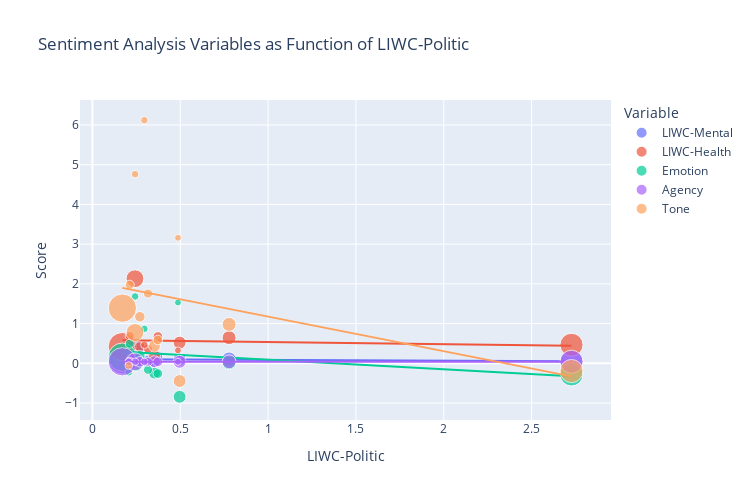

The notebook cell saved with this chart:
### Code cell
# Melt to long format for plotting
melted_df = topic_df.melt(
    id_vars=["LIWC-Politic", "PageRank Score"],
    value_vars=["LIWC-Mental", "LIWC-Health", "Emotion", "Agency", "Tone"],
    var_name="Variable",
    value_name="Value"
)

# Create scatter plot with log-scaled x-axis
fig = px.scatter(
    melted_df,
    x="LIWC-Politic",
    y="Value",
    color="Variable",
    size="PageRank Score",
    trendline="ols",
    labels={
        "LIWC-Politic": "LIWC-Politic",
        "Value": "Score",
        "Variable": "LIWC Variable",
        "PageRank Score": "PageRank Score"
    },
    title="Sentiment Analysis Variables as Function of LIWC-Politic",
    height=600
)

fig.update_layout(legend_title="Variable", height=500, width=750)
filename_trend = RESULTS_PLOT_DIR / 'sentiment' / f"trend_by_politic.png"
fig.write_image(filename)
fig.show()

### Figure 1 — Plotly figure (JSON) as saved in the notebook; plotly's stock layout.template omitted (floating-point values rounded to 4 significant figures)
{"data": [{"hovertemplate": "LIWC Variable=LIWC-Mental<br>LIWC-Politic=%{x}<br>Score=%{y}<br>PageRank Score=%{marker.size}<extra></extra>", "legendgroup": "LIWC-Mental", "marker": {"color": "#636efa", "size": [0.1952, 0.2917, 0.1152, 0.06055, 0.03984, 0.05092, 0.03365, 0.02986, 0.03034, 0.02061, 0.02048, 0.02144, 0.01733, 0.07131], "sizemode": "area", "sizeref": 0.0007291, "symbol": "circle"}, "mode": "markers", "name": "LIWC-Mental", "orientation": "v", "showlegend": true, "type": "scatter", "x": [2.727, 0.1705, 0.2423, 0.4965, 0.2701, 0.3535, 0.3726, 0.2126, 0.3165, 0.2431, 0.2958, 0.207, 0.4871, 0.7781], "xaxis": "x", "y": [0.05248, 0.08844, 0.3392, 0.09673, 0.05218, 0.05077, 0.1805, 0.1043, 0.09524, 0.04349, 0.01515, 0.04896, 0.0599, 0.1089], "yaxis": "y"}, {"hovertemplate": "<b>OLS trendline</b><br>Value = -0.0187977 * LIWC-Politic + 0.10508<br>R<sup>2</sup>=0.023259<br><br>LIWC Variable=LIWC-Mental<br>LIWC-Politic=%{x}<br>Score=%{y} <b>(trend)</b><extra></extra>", "legendgroup": "LIWC-Mental", "marker": {"color": "#636efa", "symbol": "circle"}, "mode": "lines", "name": "LIWC-Mental", "showlegend": false, "type": "scatter", "x": [0.1705, 0.207, 0.2126, 0.2423, 0.2431, 0.2701, 0.2958, 0.3165, 0.3535, 0.3726, 0.4871, 0.4965, 0.7781, 2.727], "xaxis": "x", "y": [0.1019, 0.1012, 0.1011, 0.1005, 0.1005, 0.1, 0.09952, 0.09913, 0.09843, 0.09807, 0.09592, 0.09575, 0.09045, 0.05381], "yaxis": "y"}, {"hovertemplate": "LIWC Variable=LIWC-Health<br>LIWC-Politic=%{x}<br>Score=%{y}<br>PageRank Score=%{marker.size}<extra></extra>", "legendgroup": "LIWC-Health", "marker": {"color": "#EF553B", "size": [0.1952, 0.2917, 0.1152, 0.06055, 0.03984, 0.05092, 0.03365, 0.02986, 0.03034, 0.02061, 0.02048, 0.02144, 0.01733, 0.07131], "sizemode": "area", "sizeref": 0.0007291, "symbol": "circle"}, "mode": "markers", "name": "LIWC-Health", "orientation": "v", "showlegend": true, "type": "scatter", "x": [2.727, 0.1705, 0.2423, 0.4965, 0.2701, 0.3535, 0.3726, 0.2126, 0.3165, 0.2431, 0.2958, 0.207, 0.4871, 0.7781], "xaxis": "x", "y": [0.4654, 0.42, 2.131, 0.5218, 0.4152, 0.1845, 0.6759, 0.6857, 0.3631, 0.2365, 0.4656, 0.3558, 0.3254, 0.6453], "yaxis": "y"}, {"hovertemplate": "<b>OLS trendline</b><br>Value = -0.0548026 * LIWC-Politic + 0.591742<br>R<sup>2</sup>=0.005721<br><br>LIWC Variable=LIWC-Health<br>LIWC-Politic=%{x}<br>Score=%{y} <b>(trend)</b><extra></extra>", "legendgroup": "LIWC-Health", "marker": {"color": "#EF553B", "symbol": "circle"}, "mode": "lines", "name": "LIWC-Health", "showlegend": false, "type": "scatter", "x": [0.1705, 0.207, 0.2126, 0.2423, 0.2431, 0.2701, 0.2958, 0.3165, 0.3535, 0.3726, 0.4871, 0.4965, 0.7781, 2.727], "xaxis": "x", "y": [0.5824, 0.5804, 0.5801, 0.5785, 0.5784, 0.5769, 0.5755, 0.5744, 0.5724, 0.5713, 0.565, 0.5645, 0.5491, 0.4423], "yaxis": "y"}, {"hovertemplate": "LIWC Variable=Emotion<br>LIWC-Politic=%{x}<br>Score=%{y}<br>PageRank Score=%{marker.size}<extra></extra>", "legendgroup": "Emotion", "marker": {"color": "#00cc96", "size": [0.1952, 0.2917, 0.1152, 0.06055, 0.03984, 0.05092, 0.03365, 0.02986, 0.03034, 0.02061, 0.02048, 0.02144, 0.01733, 0.07131], "sizemode": "area", "sizeref": 0.0007291, "symbol": "circle"}, "mode": "markers", "name": "Emotion", "orientation": "v", "showlegend": true, "type": "scatter", "x": [2.727, 0.1705, 0.2423, 0.4965, 0.2701, 0.3535, 0.3726, 0.2126, 0.3165, 0.2431, 0.2958, 0.207, 0.4871, 0.7781], "xaxis": "x", "y": [-0.2803, 0.1548, 0.01479, -0.843, 0.1915, -0.2468, -0.2572, 0.4931, -0.1622, 1.684, 0.867, -0.2257, 1.53, 0.01231], "yaxis": "y"}, {"hovertemplate": "<b>OLS trendline</b><br>Value = -0.242251 * LIWC-Politic + 0.333523<br>R<sup>2</sup>=0.049819<br><br>LIWC Variable=Emotion<br>LIWC-Politic=%{x}<br>Score=%{y} <b>(trend)</b><extra></extra>", "legendgroup": "Emotion", "marker": {"color": "#00cc96", "symbol": "circle"}, "mode": "lines", "name": "Emotion", "showlegend": false, "type": "scatter", "x": [0.1705, 0.207, 0.2126, 0.2423, 0.2431, 0.2701, 0.2958, 0.3165, 0.3535, 0.3726, 0.4871, 0.4965, 0.7781, 2.727], "xaxis": "x", "y": [0.2922, 0.2834, 0.282, 0.2748, 0.2746, 0.2681, 0.2619, 0.2568, 0.2479, 0.2433, 0.2155, 0.2132, 0.145, -0.3272], "yaxis": "y"}, {"hovertemplate": "LIWC Variable=Agency<br>LIWC-Politic=%{x}<br>Score=%{y}<br>PageRank Score=%{marker.size}<extra></extra>", "legendgroup": "Agency", "marker": {"color": "#ab63fa", "size": [0.1952, 0.2917, 0.1152, 0.06055, 0.03984, 0.05092, 0.03365, 0.02986, 0.03034, 0.02061, 0.02048, 0.02144, 0.01733, 0.07131], "sizemode": "area", "sizeref": 0.0007291, "symbol": "circle"}, "mode": "markers", "name": "Agency", "orientation": "v", "showlegend": true, "type": "scatter", "x": [2.727, 0.1705, 0.2423, 0.4965, 0.2701, 0.3535, 0.3726, 0.2126, 0.3165, 0.2431, 0.2958, 0.207, 0.4871, 0.7781], "xaxis": "x", "y": [0.03827, 0.03874, 0.03799, 0.03846, 0.03823, 0.0401, 0.03845, 0.03894, 0.0389, 0.03932, 0.03799, 0.03896, 0.03798, 0.03857], "yaxis": "y"}, {"hovertemplate": "<b>OLS trendline</b><br>Value = -0.000189648 * LIWC-Politic + 0.038732<br>R<sup>2</sup>=0.044666<br><br>LIWC Variable=Agency<br>LIWC-Politic=%{x}<br>Score=%{y} <b>(trend)</b><extra></extra>", "legendgroup": "Agency", "marker": {"color": "#ab63fa", "symbol": "circle"}, "mode": "lines", "name": "Agency", "showlegend": false, "type": "scatter", "x": [0.1705, 0.207, 0.2126, 0.2423, 0.2431, 0.2701, 0.2958, 0.3165, 0.3535, 0.3726, 0.4871, 0.4965, 0.7781, 2.727], "xaxis": "x", "y": [0.0387, 0.03869, 0.03869, 0.03869, 0.03869, 0.03868, 0.03868, 0.03867, 0.03866, 0.03866, 0.03864, 0.03864, 0.03858, 0.03821], "yaxis": "y"}, {"hovertemplate": "LIWC Variable=Tone<br>LIWC-Politic=%{x}<br>Score=%{y}<br>PageRank Score=%{marker.size}<extra></extra>", "legendgroup": "Tone", "marker": {"color": "#FFA15A", "size": [0.1952, 0.2917, 0.1152, 0.06055, 0.03984, 0.05092, 0.03365, 0.02986, 0.03034, 0.02061, 0.02048, 0.02144, 0.01733, 0.07131], "sizemode": "area", "sizeref": 0.0007291, "symbol": "circle"}, "mode": "markers", "name": "Tone", "orientation": "v", "showlegend": true, "type": "scatter", "x": [2.727, 0.1705, 0.2423, 0.4965, 0.2701, 0.3535, 0.3726, 0.2126, 0.3165, 0.2431, 0.2958, 0.207, 0.4871, 0.7781], "xaxis": "x", "y": [-0.1946, 1.389, 0.7774, -0.4461, 1.172, 0.4365, 0.5875, 1.978, 1.757, 4.761, 6.12, -0.05696, 3.159, 0.979], "yaxis": "y"}, {"hovertemplate": "<b>OLS trendline</b><br>Value = -0.87159 * LIWC-Politic + 2.04791<br>R<sup>2</sup>=0.091000<br><br>LIWC Variable=Tone<br>LIWC-Politic=%{x}<br>Score=%{y} <b>(trend)</b><extra></extra>", "legendgroup": "Tone", "marker": {"color": "#FFA15A", "symbol": "circle"}, "mode": "lines", "name": "Tone", "showlegend": false, "type": "scatter", "x": [0.1705, 0.207, 0.2126, 0.2423, 0.2431, 0.2701, 0.2958, 0.3165, 0.3535, 0.3726, 0.4871, 0.4965, 0.7781, 2.727], "xaxis": "x", "y": [1.899, 1.867, 1.863, 1.837, 1.836, 1.812, 1.79, 1.772, 1.74, 1.723, 1.623, 1.615, 1.37, -0.3292], "yaxis": "y"}], "layout": {"height": 500, "legend": {"itemsizing": "constant", "title": {"text": "Variable"}, "tracegroupgap": 0}, "title": {"text": "Sentiment Analysis Variables as Function of LIWC-Politic"}, "width": 750, "xaxis": {"anchor": "y", "domain": [0, 1], "title": {"text": "LIWC-Politic"}}, "yaxis": {"anchor": "x", "domain": [0, 1], "title": {"text": "Score"}}}}
